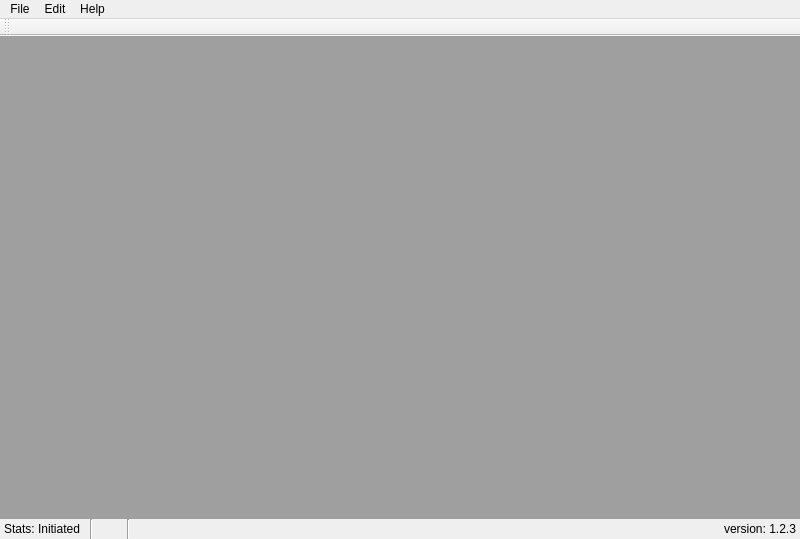
<?xml version="1.0" encoding="UTF-8"?>
<ui version="4.0">
 <class>MainWindow</class>
 <widget class="QMainWindow" name="MainWindow">
  <property name="geometry">
   <rect>
    <x>0</x>
    <y>0</y>
    <width>800</width>
    <height>539</height>
   </rect>
  </property>
  <property name="windowTitle">
   <string>MainWindow</string>
  </property>
  <widget class="QWidget" name="centralwidget">
   <layout class="QVBoxLayout" name="verticalLayout">
    <property name="spacing">
     <number>0</number>
    </property>
    <property name="leftMargin">
     <number>0</number>
    </property>
    <property name="topMargin">
     <number>0</number>
    </property>
    <property name="rightMargin">
     <number>0</number>
    </property>
    <property name="bottomMargin">
     <number>0</number>
    </property>
    <item>
     <widget class="QMdiArea" name="mdiArea">
      <property name="frameShadow">
       <enum>QFrame::Plain</enum>
      </property>
     </widget>
    </item>
    <item>
     <layout class="QHBoxLayout" name="horizontalLayout_2">
      <property name="leftMargin">
       <number>4</number>
      </property>
      <property name="rightMargin">
       <number>4</number>
      </property>
      <item>
       <widget class="QLabel" name="label_5">
        <property name="text">
         <string>Stats: </string>
        </property>
       </widget>
      </item>
      <item>
       <widget class="QLabel" name="label_6">
        <property name="text">
         <string>Initiated</string>
        </property>
       </widget>
      </item>
      <item>
       <spacer name="horizontalSpacer_2">
        <property name="orientation">
         <enum>Qt::Horizontal</enum>
        </property>
        <property name="sizeType">
         <enum>QSizePolicy::Fixed</enum>
        </property>
        <property name="sizeHint" stdset="0">
         <size>
          <width>10</width>
          <height>20</height>
         </size>
        </property>
       </spacer>
      </item>
      <item>
       <widget class="Line" name="line_2">
        <property name="orientation">
         <enum>Qt::Vertical</enum>
        </property>
       </widget>
      </item>
      <item>
       <spacer name="horizontalSpacer_3">
        <property name="orientation">
         <enum>Qt::Horizontal</enum>
        </property>
        <property name="sizeType">
         <enum>QSizePolicy::Fixed</enum>
        </property>
        <property name="sizeHint" stdset="0">
         <size>
          <width>10</width>
          <height>20</height>
         </size>
        </property>
       </spacer>
      </item>
      <item>
       <widget class="QLabel" name="label_3">
        <property name="text">
         <string>&lt;File&gt;</string>
        </property>
       </widget>
      </item>
      <item>
       <widget class="QLabel" name="label_4">
        <property name="text">
         <string>&lt;Size&gt;</string>
        </property>
       </widget>
      </item>
      <item>
       <spacer name="horizontalSpacer_4">
        <property name="orientation">
         <enum>Qt::Horizontal</enum>
        </property>
        <property name="sizeType">
         <enum>QSizePolicy::Fixed</enum>
        </property>
        <property name="sizeHint" stdset="0">
         <size>
          <width>10</width>
          <height>20</height>
         </size>
        </property>
       </spacer>
      </item>
      <item>
       <widget class="Line" name="line">
        <property name="orientation">
         <enum>Qt::Vertical</enum>
        </property>
       </widget>
      </item>
      <item>
       <spacer name="horizontalSpacer_5">
        <property name="orientation">
         <enum>Qt::Horizontal</enum>
        </property>
        <property name="sizeType">
         <enum>QSizePolicy::Fixed</enum>
        </property>
        <property name="sizeHint" stdset="0">
         <size>
          <width>10</width>
          <height>20</height>
         </size>
        </property>
       </spacer>
      </item>
      <item>
       <spacer name="horizontalSpacer">
        <property name="orientation">
         <enum>Qt::Horizontal</enum>
        </property>
        <property name="sizeHint" stdset="0">
         <size>
          <width>40</width>
          <height>20</height>
         </size>
        </property>
       </spacer>
      </item>
      <item>
       <widget class="QLabel" name="label_2">
        <property name="text">
         <string>version: 1.2.3</string>
        </property>
       </widget>
      </item>
     </layout>
    </item>
   </layout>
  </widget>
  <widget class="QMenuBar" name="menubar">
   <property name="geometry">
    <rect>
     <x>0</x>
     <y>0</y>
     <width>800</width>
     <height>22</height>
    </rect>
   </property>
   <property name="sizePolicy">
    <sizepolicy hsizetype="MinimumExpanding" vsizetype="Fixed">
     <horstretch>0</horstretch>
     <verstretch>0</verstretch>
    </sizepolicy>
   </property>
   <property name="defaultUp">
    <bool>false</bool>
   </property>
   <widget class="QMenu" name="menuFile">
    <property name="title">
     <string>File</string>
    </property>
    <addaction name="actionOpen"/>
    <addaction name="separator"/>
    <addaction name="actionSave"/>
    <addaction name="actionSave_As"/>
    <addaction name="separator"/>
    <addaction name="actionExit"/>
   </widget>
   <widget class="QMenu" name="menuEdit">
    <property name="title">
     <string>Edit</string>
    </property>
    <addaction name="actionPreferences"/>
   </widget>
   <widget class="QMenu" name="menuHelp">
    <property name="title">
     <string>Help</string>
    </property>
    <addaction name="actiondocumentation"/>
    <addaction name="actionAbout"/>
   </widget>
   <addaction name="menuFile"/>
   <addaction name="menuEdit"/>
   <addaction name="menuHelp"/>
  </widget>
  <widget class="QToolBar" name="toolBar">
   <property name="windowTitle">
    <string>toolBar</string>
   </property>
   <attribute name="toolBarArea">
    <enum>TopToolBarArea</enum>
   </attribute>
   <attribute name="toolBarBreak">
    <bool>false</bool>
   </attribute>
  </widget>
  <action name="actionOpen">
   <property name="text">
    <string>Open</string>
   </property>
  </action>
  <action name="actionSave">
   <property name="enabled">
    <bool>false</bool>
   </property>
   <property name="text">
    <string>Save</string>
   </property>
  </action>
  <action name="actionSave_As">
   <property name="enabled">
    <bool>false</bool>
   </property>
   <property name="text">
    <string>Save As</string>
   </property>
   <property name="shortcut">
    <string>Ctrl+S</string>
   </property>
  </action>
  <action name="actionExit">
   <property name="text">
    <string>Exit</string>
   </property>
  </action>
  <action name="actionPreferences">
   <property name="text">
    <string>Preferences</string>
   </property>
  </action>
  <action name="actiondocumentation">
   <property name="text">
    <string>documentation</string>
   </property>
  </action>
  <action name="actionAbout">
   <property name="text">
    <string>About</string>
   </property>
  </action>
 </widget>
 <resources/>
 <connections/>
</ui>
